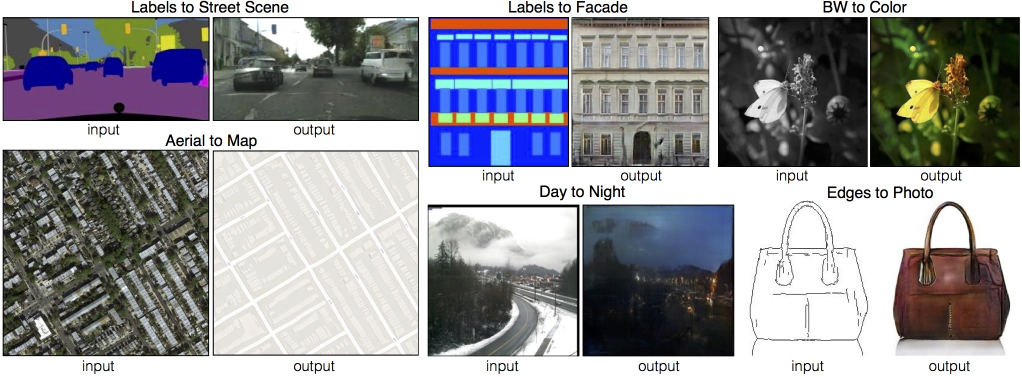
#> input picture built-in/TensorFlow/Official/cv/Image_translation/Pix2Pix_ID0359_for_TensorFlow/examples.jpg, 2044 x 753 px (shown at 1/2 size)
$ python -i utils.py   (imports and definitions only)   (older library calls are emulated)
#> lines starting #> are read from the running program, lines starting #| are printed output that depends on the picture
# Copyright 2017 The TensorFlow Authors. All Rights Reserved.
#
# Licensed under the Apache License, Version 2.0 (the "License");
# you may not use this file except in compliance with the License.
# You may obtain a copy of the License at
#
#     http://www.apache.org/licenses/LICENSE-2.0
#
# Unless required by applicable law or agreed to in writing, software
# distributed under the License is distributed on an "AS IS" BASIS,
# WITHOUT WARRANTIES OR CONDITIONS OF ANY KIND, either express or implied.
# See the License for the specific language governing permissions and
# limitations under the License.
# ============================================================================
# Copyright 2021 Huawei Technologies Co., Ltd
#
# Licensed under the Apache License, Version 2.0 (the "License");
# you may not use this file except in compliance with the License.
# You may obtain a copy of the License at
#
#     http://www.apache.org/licenses/LICENSE-2.0
#
# Unless required by applicable law or agreed to in writing, software
# distributed under the License is distributed on an "AS IS" BASIS,
# WITHOUT WARRANTIES OR CONDITIONS OF ANY KIND, either express or implied.
# See the License for the specific language governing permissions and
# limitations under the License.
"""
Some codes from https://github.com/Newmu/dcgan_code
"""
from __future__ import division
import math
import json
import random
import pprint
import scipy.misc
import numpy as np
from time import gmtime, strftime
import imageio
from PIL import Image
pp = pprint.PrettyPrinter()

get_stddev = lambda x, k_h, k_w: 1/math.sqrt(k_w*k_h*x.get_shape()[-1])

# -----------------------------
# new added functions for pix2pix

def load_data(image_path, flip=True, is_test=False):
    if isinstance(image_path, bytes):
        image_path = image_path.decode()
    img_A, img_B = load_image(image_path)
    img_A, img_B = preprocess_A_and_B(img_A, img_B, flip=flip, is_test=is_test)

    img_A = img_A/127.5 - 1.
    img_B = img_B/127.5 - 1.

    img_AB = np.concatenate((img_A, img_B), axis=2).astype(np.float32)
    # img_AB shape: (fine_size, fine_size, input_c_dim + output_c_dim)
    return img_AB

def load_image(image_path):
#> called with image_path = 'examples.jpg'
    input_img = imread(image_path)
    w = int(input_img.shape[1])
#> w = 2044
    w2 = int(w/2)
#> w2 = 1022
    img_A = input_img[:, 0:w2]
    img_B = input_img[:, w2:w]
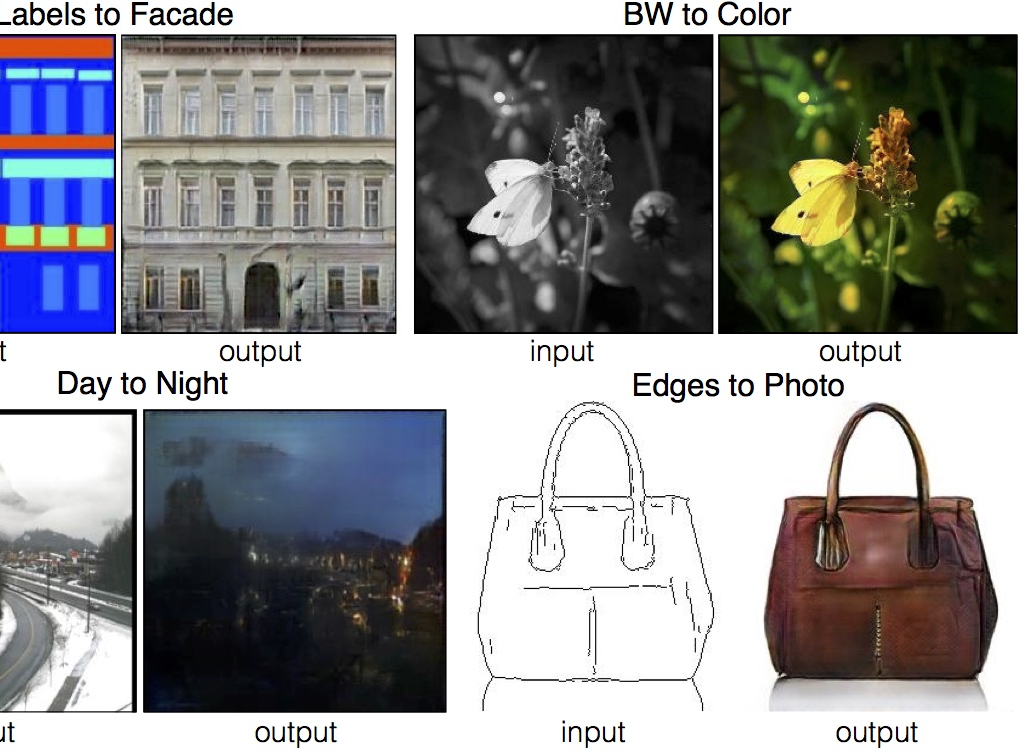
#> img_B: shape (753, 1022, 3) float64; mean R, G, B 143.9, 144.4, 145.2

    return img_A, img_B

def preprocess_A_and_B(img_A, img_B, load_size=286, fine_size=256, flip=True, is_test=False):
#> called with load_size = 286, fine_size = 256, flip = True, is_test = False
    if is_test:
        img_A = np.array(Image.fromarray(np.uint8(img_A)).resize([fine_size, fine_size]))
        img_B = np.array(Image.fromarray(np.uint8(img_B)).resize([fine_size, fine_size]))
    else:
        img_A = np.array(Image.fromarray(np.uint8(img_A)).resize([load_size, load_size]))
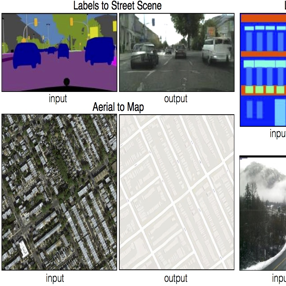
#> img_A: shape (286, 286, 3); mean of channels 0, 1, 2 152.7, 153, 159.7; drawn as R, G, B
        img_B = np.array(Image.fromarray(np.uint8(img_B)).resize([load_size, load_size]))
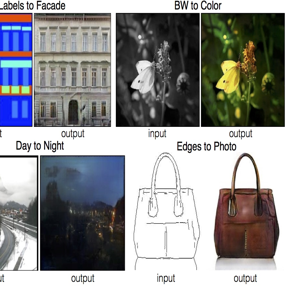
#> img_B: shape (286, 286, 3); mean of channels 0, 1, 2 143.8, 144.2, 145.1; drawn as R, G, B

        h1 = int(np.ceil(np.random.uniform(1e-2, load_size-fine_size)))
        w1 = int(np.ceil(np.random.uniform(1e-2, load_size-fine_size)))
        img_A = img_A[h1:h1+fine_size, w1:w1+fine_size]
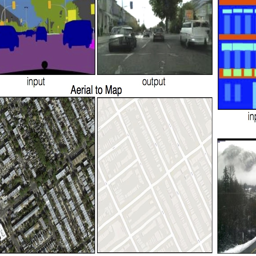
#> img_A: shape (256, 256, 3); mean of channels 0, 1, 2 147.8, 148.2, 155.2; drawn as R, G, B
        img_B = img_B[h1:h1+fine_size, w1:w1+fine_size]
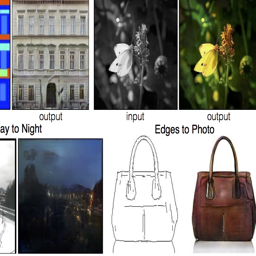
#> img_B: shape (256, 256, 3); mean of channels 0, 1, 2 134, 133.9, 131.1; drawn as R, G, B

        if flip and np.random.random() > 0.5:
            img_A = np.fliplr(img_A)
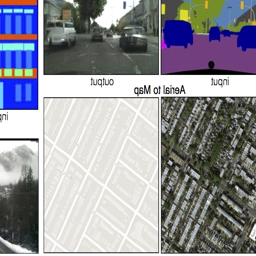
#> img_A: shape (256, 256, 3); mean of channels 0, 1, 2 147.8, 148.2, 155.2; drawn as R, G, B
            img_B = np.fliplr(img_B)
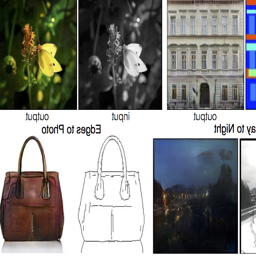
#> img_B: shape (256, 256, 3); mean of channels 0, 1, 2 134, 133.9, 131.1; drawn as R, G, B

    return img_A, img_B

# -----------------------------

def get_image(image_path, image_size, is_crop=True, resize_w=64, is_grayscale = False):
    return transform(imread(image_path, is_grayscale), image_size, is_crop, resize_w)

def save_images(images, size, image_path):
    return imsave(inverse_transform(images), size, image_path)

def imread(path, is_grayscale = False):
    if (is_grayscale):
        return imageio.imread(path, flatten = True).astype(np.float)
    else:
        return imageio.imread(path).astype(np.float)

def merge_images(images, size):
    return inverse_transform(images)

def merge(images, size):
    h, w = images.shape[1], images.shape[2]
    img = np.zeros((h * size[0], w * size[1], 3))
    for idx, image in enumerate(images):
        i = idx % size[1]
        j = idx // size[1]
        img[j*h:j*h+h, i*w:i*w+w, :] = image

    return img

def imsave(images, size, path):
    return imageio.imsave(path, merge(images, size))

def transform(image, npx=64, is_crop=True, resize_w=64):
    # npx : # of pixels width/height of image
    if is_crop:
        cropped_image = center_crop(image, npx, resize_w=resize_w)
    else:
        cropped_image = image
    return np.array(cropped_image)/127.5 - 1.

def inverse_transform(images):
    return (images+1.)/2.

>>> result = load_data('examples.jpg')
